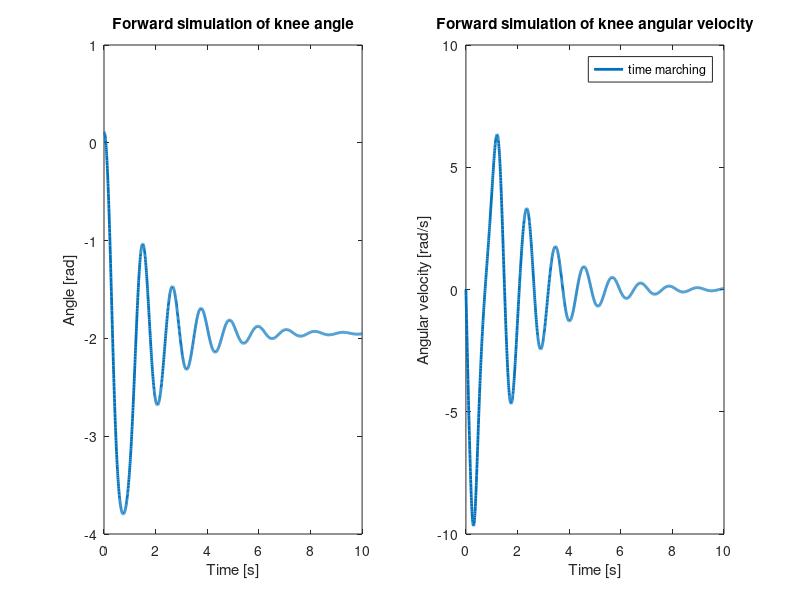

Recreate this plot in MATLAB. (Note: this script raises an error after producing the figure.)
%% Part 2 : Discretization - Backward Euler %%
% This script contains information about a forward simulations (see
% chapter2 on forward simulations) of the pendulum test. Three different
% approaches are introduced.
%
%   2A: time-marching with a backward euler integration scheme
%   2B: time-marching using matlab Ordinary Differential Equation solvers (ODE)
%   2C: Discretise equations and solve numerically using fsolve in matlab

% Notes about symbols:

% q      joint agle
% qdot   angular velocity
% qddot  angular acceleration
% x      state: consists of joint angle and angular velocity


%% Path information

% add functions to the matlab path
addpath(fullfile(pwd,'functions'));

%% Load pendulum properties (see Part1_Input.m for more information)

% Input
data  = load('DataPendulum.mat');
q_exp = data.data(:,2)*pi/180;
t_exp = data.data(:,1);

m  = 2.3351;            % mass of the pendulum
lc = 0.2367;            % distance knee - COM tibia
gv = 9.81;              % gravitational constant
RG = lc*0.416;          % Radius of gyration (Winter 2009)
I  = m*RG*RG + m*lc*lc; % Inertia of lower limb +foot

% Torques
Tb = 2;
B  = 0.2;              % B will be used to calculate Td(damping) Td=-B*qdot

% Initial state of the pendulum
x0 = [q_exp(1); 0];  % [joint angle initial frame  -  zero velocity ]


%% Part 2A : Time marching (for loop)

% Time steps
dt       = 0.005;                    % time step for backward euler
t_end    = 10;                      % final simulation time
t_vect   = 0:dt:t_end;              % vector with all the time steps
N        = length(t_vect);          % number of steps

% Pre allocate states
x = nan(2,length(t_vect));          % pre-allocate matrix with states

% set the initial state
x(:,1) = x0;

for i=1:N-1    
    % get angles and velocities at selected time point
    q    =  x(1,i);
    qdot = x(2,i);    
    % equations of motion of the pendulum (see Chapter 1: Dynamics of the pendulum test)
    T         = Tb + B*qdot;                    % Torques
    qddot     = (-m*gv*lc*cos(q) - T)./I  ;     % angular velocity    
    % Backward euler:
    %  q(t+dt) - q(t) 
    %  -------------    = qdot(t)
    %        dt    
    qi        = qdot*dt+q;
    qdoti     = qddot*dt +qdot;    
    % store the predicted state
    x(1,i+1) = qi;
    x(2,i+1) = qdoti;
    
end

% plot the predicted angle and angular velocity
figure();
lw = 2;     % linewidth
subplot(1,2,1);
plot(t_vect,x(1,:),'LineWidth',lw);xlabel('Time [s]'); ylabel('Angle [rad]');
hold on 
title('Forward simulation of knee angle')
subplot(1,2,2);
plot(t_vect,x(2,:),'LineWidth',lw); xlabel('Time [s]'); ylabel('Angular velocity [rad/s]');
hold on 
legend({'time marching'})
title('Forward simulation of knee angular velocity')

%% part 2B: Ode 

% Time info
t_span   = [0 t_end];    % time interval for ode

params.m  = m;
params.g  = gv;
params.lc = lc;
params.I  = I; 
params.Tb = Tb;
params.B  = B;
 
% some options for the ode soler
options =  odeset('RelTol',1e-8,'AbsTol',1e-8);

% using ODE function in matlab to solve Ordinary Differential Equation.
% Note that we created the function "StateDerivative" to compute the time
% derivative of x. Open this function to gain more insight in how this
% works.
[t,x] = ode23(@StateDerivative, t_span, x0 ,options, params);

% add this to the figure
subplot(1,2,1);
plot(t,x(:,1),'g','LineWidth',lw)

subplot(1,2,2);
plot(t,x(:,2),'g','LineWidth',lw)



%% Part 2C: Implicit (fsolve)

%  store the model parameters in the structure "params"
params.m  = m;
params.lc = lc;
params.g  = gv;
params.I  = I;
params.Tb = Tb;
params.B  = B;

% time vector
dt       = 0.005;                  % time step for backward euler
t_end    = 10;                      % final simulation time
t_vect   = 0:dt:t_end;  

% pre-allocate states
x = zeros(2,length(t_vect));

% solve set of equations using fsolve matlab
% Note: Open the function "mycon_fsolve" to gain insight in how we construct the
% set of equations, wich will be solved suing the fsolve function.
F_handle = @(x)mycon_fsolve(x,dt,x0,params);
x        = fsolve(F_handle,x);
q        = x(1,:);
qdot     = x(2,:);

subplot(1,2,1);
plot(t_vect,q,'--r','LineWidth',lw)

subplot(1,2,2);
plot(t_vect,qdot,'--r','LineWidth',lw)
legend({'time marching','ode23','fsolve'})


%% Additional notes

% You can gain some insight on the error you make on the integration with
% the backward euler scheme depending on the time step. Change the time
% step dt to 0.01 for example and evaluate how this influences your
% results. You can use the solution with the ODE solver as golden standard
% since the integration error here is minimal due to the variable step
% (Note that we set the error tolerance low for the ODE solve = 1e-8).

